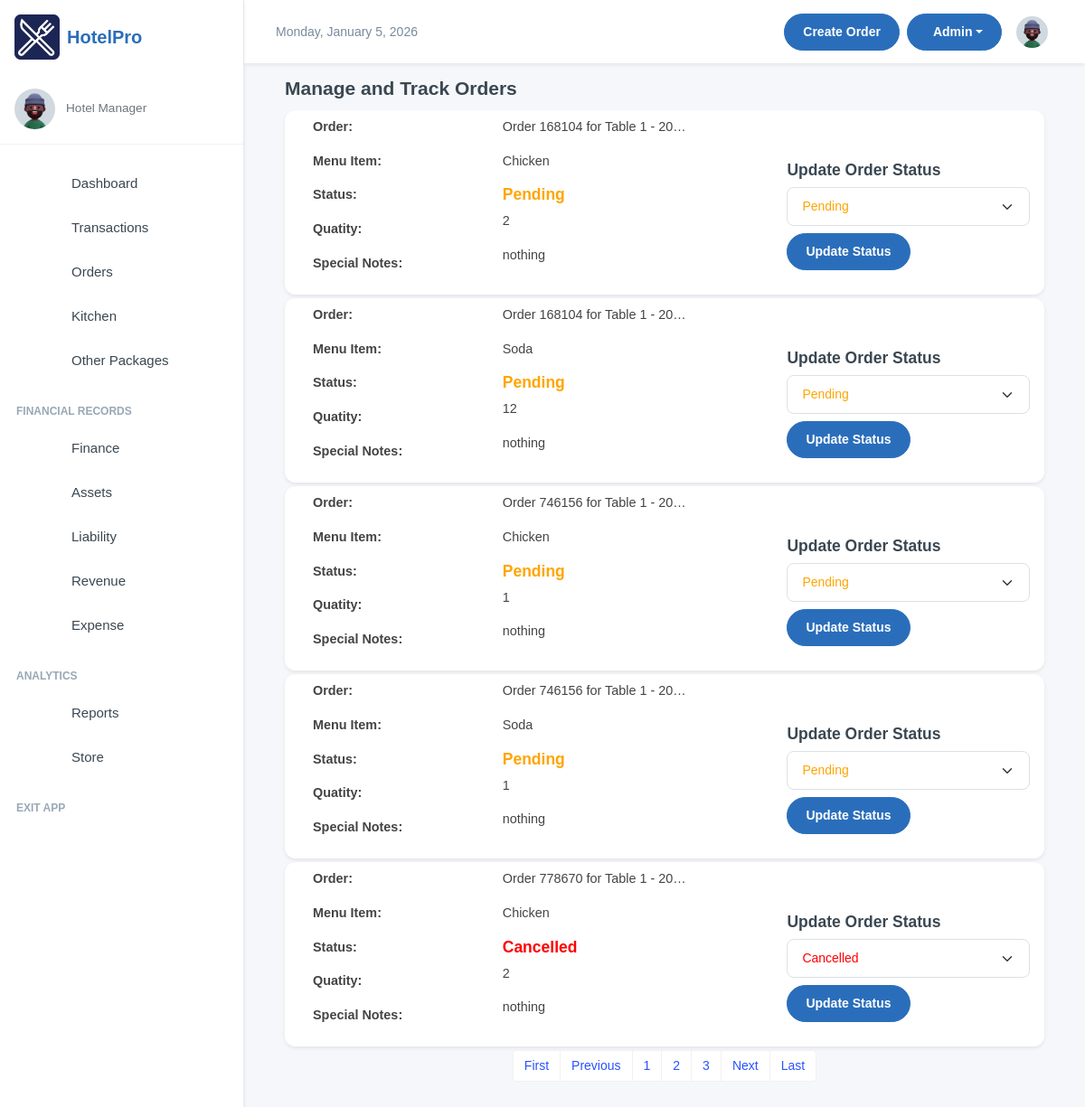
The page /kitchen/?page=2 on the database its author committed.
### inventory/models.py (models this page shows, shortened)
class OrderItem(models.Model):
    ORDER_TYPE_CHOICES = [
        ('Dine-In', 'Dine-In'),
        ('Take-Away', 'Take-Away'),
    ]
    SPECIAL_NOTES_CHOICES = [
        ('strongly spiced', 'strongly spiced'),
        ('midly spiced', 'midly spiced'),
       ( 'chips' , 'chips'),
       ('rice','rice'),
        ('posho', 'posho'),
       ( 'rice_posho','rice_posho' ),
        ('chips_rice', 'chips_rice'),
       ( 'rice_posho', 'rice_posho'),
        ('chips_posho', 'chips_posho')
    ]
    order = models.ForeignKey(OrderTransaction, on_delete=models.CASCADE, related_name='order_items')
    menu_item = models.ForeignKey(MenuItem, on_delete=models.CASCADE, null=True, blank=True)
    order_date = models.DateTimeField(default=now)
    customer_name = models.CharField(max_length=255, blank=True, null=True, default="FishPoint Customer")
    dining_area = models.ForeignKey(DiningArea, on_delete=models.SET_NULL, null=True, blank=True)
    table = models.ForeignKey(Table, on_delete=models.SET_NULL, null=True, blank=True)
    total_price =  models.DecimalField(max_digits=10, decimal_places=2, default=Decimal('0.00'))
    quantity = models.IntegerField(blank=True, null=True)
    status = models.CharField(
        max_length=50, default='Pending',
        choices=[('Pending', 'Pending'), ('Preparing', 'Preparing'), ('Cooked', 'Completed'), ('Served', 'Served'), ('Cancelled', 'Cancelled')]
    )
    special_notes = models.CharField(
        default="nothing",
        max_length=50, blank=True, null=True,
        choices=SPECIAL_NOTES_CHOICES
        )
    order_type = models.CharField(
        max_length=10,
        choices=ORDER_TYPE_CHOICES,
        default='Dine-In'
    )
    updated = models.DateField(auto_now=True, blank=True, null=True)
    class Meta:
        verbose_name = 'Order Item'
        verbose_name_plural = 'Order Items'
        ordering = ['-order_date']

class OrderTransaction(models.Model):
    pay_mode = (
        ("NO PAYMENT", "NO PAYMENT"),
        ("CASH", "CASH"),
        ("MOMO PAY", "MOMO PAY"),
        ("AIRTEL PAY", "AIRTEL PAY"),
        ("BANK CARD", "BANK CARD"),
    )
    random_id = models.CharField(max_length=6, unique=True, editable=False, default=generate_random_id)
    customer_name = models.CharField(max_length=255, blank=True, null=True, default="FishPoint Customer")
    served_by = models.CharField(
        max_length=255, blank=True, null=True, default="Waitress")
    dining_area = models.ForeignKey(DiningArea, on_delete=models.SET_NULL, null=True, blank=True)
    table = models.ForeignKey(Table, on_delete=models.SET_NULL, null=True, blank=True )
    special_notes = models.TextField(default="Null")
    created = models.DateTimeField(default=now, blank=True, null=True)
    payment_mode = models.CharField(default="NO PAYMENT", max_length=50, choices=pay_mode)
    transaction_id = models.CharField(blank=True, null=True, max_length=100)
    created_by = models.ForeignKey(User, on_delete=models.SET_NULL, null=True, blank=True)
    updated = models.DateField(auto_now=True, blank=True, null=True)
    class Meta:
        ordering = ['-created']
    def __str__(self):
        if self.table and self.dining_area:
            return f"Order {self.random_id} for Table {self.table.table_number} in {self.dining_area.name} - {self.created}"
        elif self.table:
            return f"Order {self.random_id} for Table {self.table.table_number} - {self.created}"
        else:
            return f"Order {self.random_id} - {self.created}"

class Table(models.Model):
    table_number = models.IntegerField()
    dining_area = models.ForeignKey(DiningArea, on_delete=models.CASCADE, related_name='tables')
    capacity = models.IntegerField()  # Number of seats at the table
    is_available = models.BooleanField(default=True)

class MenuItem(models.Model):
    category = models.ForeignKey(Category, on_delete=models.CASCADE, related_name="menu_items")
    name = models.CharField(max_length=100)
    description = models.TextField()
    price = models.DecimalField(max_digits=10, decimal_places=2, default=Decimal('0.00'))
    is_available = models.BooleanField(default=True)
    image_url = models.ImageField(blank=True, null=True, upload_to="menu_items")
    def __str__(self):
        return self.name

### kitchen/views.py (the view)
# urls.py: path('kitchen/', include('kitchen.urls')),
def kitchen(request):
    orders = OrderItem.objects.all()
    paginator = Paginator(orders, 5)
    page_number = request.GET.get('page')
    orders = paginator.get_page(page_number)
    return render(request, "kitchen.html", {"orders": orders})

### kitchen/templates/kitchen.html (shortened to what this page needs)
{% extends 'base.html' %}
{% block content %}
<div class="container">
    <div class="card-body">
        <div class="row">
            <h4 class="fw-semibold mb-2">Manage and Track Orders</h4>
            <div class="container">
                {% if orders %}
                    {% for order in orders %}
                    <div class="card my-1">
                        <div class="row my-2 ms-3">
                            <div class="col-3">
                                <p class="fw-bolder">Order:</p>
                                <p class="fw-bolder">Menu Item:</p>
                                <p class="fw-bolder">Status:</p>
                                <p class="fw-bolder">Quatity:</p>
                                <p class="fw-bolder">Special Notes:</p>
                            </div>
                            <div class="col">
                                <p>{{ order.order|truncatechars:30 }}</p>
                                <p>{{ order.menu_item }}</p>
                                <h5 class="fw-bolder status-text {% if order.status == 'Pending' %}status-pending
                                            {% elif order.status == 'Preparing' %}status-preparing
                                            {% elif order.status == 'Served' %}status-served
                                            {% elif order.status == 'Cooked' %}status-completed
                                            {% elif order.status == 'Cancelled' %}status-cancelled
                                            {% endif %}">
                                    {{ order.status }}
                                </h5>
                                <p> {{ order.quantity }}</p>
                                <p>{{ order.special_notes|default:"N/A" }}</p>
                            </div>
                            <div class="col mx-3">
                                <h5 class="mt-5">Update Order Status</h5>
                                <form action="/kitchen/update_order_status/{{order.id}}/" method="post">
                                    <select name="status" class="form-select mb-2 order-status-select" data-order-id="{{ order.id }}">
                                        <option value="Pending" {% if order.status == "Pending" %}selected{% endif %}>Pending</option>
                                        <option value="Cancelled" {% if order.status == "Cancelled" %}selected{% endif %}>Cancelled</option>
                                    </select>
                                    <button type="submit" class="btn btn-md btn-primary">Update Status</button>
                                </form>
                            </div>
                        </div>
                    </div>
                    {% endfor %}
                {% else %}
                    <p>No orders available at the moment.</p>
                {% endif %}
            </div>
        </div>
    </div>
</div>
<nav aria-label="Page navigation">
    <ul class="pagination justify-content-center">
        {% if orders.has_previous %}
        <li class="page-item">
            <a class="page-link" href="?page=1">First</a>
        </li>
        <li class="page-item">
            <a class="page-link" href="?page={{ orders.previous_page_number }}">Previous</a>
        </li>
        {% endif %}
        {% for page_num in orders.paginator.page_range %}
            {% if page_num >= orders.number|add:-2 and page_num <= orders.number|add:2 %}
            <li class="page-item {% if page_num == orders_list.number %}active{% endif %}">
                <a class="page-link" href="?page={{ page_num }}">{{ page_num }}</a>
            </li>
            {% elif page_num == 1 or page_num == orders.paginator.num_pages %}
            <li class="page-item">
                <a class="page-link" href="?page={{ page_num }}">{{ page_num }}</a>
            </li>
            {% elif page_num == orders.number|add:-3 or page_num == orders.number|add:3 %}
            <li class="page-item disabled"><span class="page-link">...</span></li>
            {% endif %}
        {% endfor %}
        {% if orders.has_next %}
        <li class="page-item">
            <a class="page-link" href="?page={{ orders.next_page_number }}">Next</a>
        </li>
        <li class="page-item">
            <a class="page-link" href="?page={{ orders.paginator.num_pages }}">Last</a>
        </li>
        {% endif %}
    </ul>
</nav>
{% endblock content %}

### templates/base.html (style rules this page uses)
:root { --primary-color: #2A6EBB; --secondary-color: #F8F9FA; --accent-color: #FFD700; --text-color: #333333; --success-color: #28a745; --danger-color: #dc3545; --warning-color: #ffc107; --info-color: #17a2b8; }
body { font-family: 'Poppins', sans-serif; background-color: #f5f7fa; }
.btn-primary { background-color: var(--primary-color); border-color: var(--primary-color); }
.card { border-radius: 0.75rem; border: none; box-shadow: 0 0.125rem 0.25rem rgba(0, 0, 0, 0.075); transition: transform 0.2s ease-in-out, box-shadow 0.2s ease-in-out; }

### kitchen/templates/kitchen.html (style rules this page uses)
.container .card-body p { font-size: .9rem; font-family: 'Arial', sans-serif; color: #444444; }
.status-pending { color: orange; }
.status-cancelled { color: red; }

### rows shown on the page
OrderItem: order "Order 168104 for Table 1 - 20…", menu_item "Chicken", status "Pending", quantity "2", special_notes "nothing"
OrderItem: order "Order 168104 for Table 1 - 20…", menu_item "Soda", status "Pending", quantity "12", special_notes "nothing"
OrderItem: order "Order 746156 for Table 1 - 20…", menu_item "Chicken", status "Pending", quantity "1", special_notes "nothing"
OrderItem: order "Order 746156 for Table 1 - 20…", menu_item "Soda", status "Pending", quantity "1", special_notes "nothing"
OrderItem: order "Order 778670 for Table 1 - 20…", menu_item "Chicken", status "Cancelled", quantity "2", special_notes "nothing"

### other values the page prints
{{ page_num }} "1" "2" "3"
